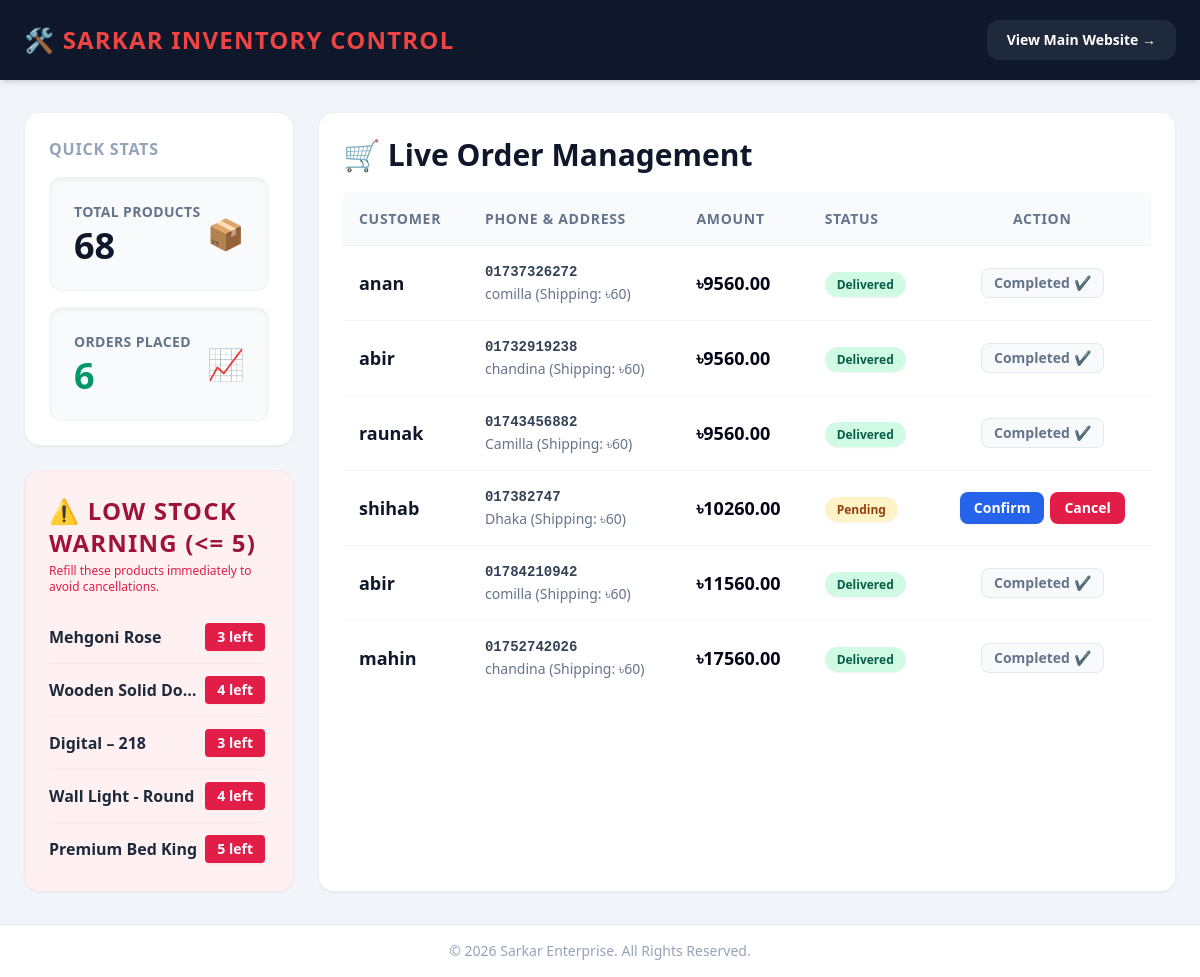
The app's page /seller/dashboard/ (signed in) with its own data.
### shop/models.py (models this page shows, shortened)
class Product(models.Model):
    category = models.ForeignKey(Category, on_delete=models.CASCADE)
    subcategory = models.ForeignKey(SubCategory, on_delete=models.SET_NULL, null=True, blank=True)
    name = models.CharField(max_length=200)
    brand = models.CharField(max_length=100, default='Unknown')
    price = models.DecimalField(max_digits=10, decimal_places=2)
    stock = models.IntegerField(default=0)
    short_description = models.TextField(blank=True, null=True)
    image = models.ImageField(upload_to='products/', blank=True, null=True)

class Order(models.Model):
    STATUS_CHOICES = [
        ('Pending', 'Pending'),
        ('Confirmed', 'Confirmed'),
        ('Delivered', 'Delivered'),
        ('Cancelled', 'Cancelled'), # ক্যানসেল স্ট্যাটাস যুক্ত করা হয়েছে
    ]
    user = models.ForeignKey(User, on_delete=models.SET_NULL, null=True, blank=True)
    name = models.CharField(max_length=150)
    phone = models.CharField(max_length=20)
    location = models.TextField()
    total_amount = models.DecimalField(max_digits=10, decimal_places=2)
    status = models.CharField(max_length=20, choices=STATUS_CHOICES, default='Pending')
    created_at = models.DateTimeField(auto_now_add=True)

### shop/views.py (the view)
# urls.py: path('seller/dashboard/', views.seller_dashboard, name='seller_dashboard'),
@staff_member_required
def seller_dashboard(request):
    products = Product.objects.all()
    orders = Order.objects.all().order_by('-created_at')
    total_orders = orders.count()
    total_products = products.count()
    low_stock_products = Product.objects.filter(stock__lte=5)
    context = {
        'products': products,
        'orders': orders,
        'total_orders': total_orders,
        'total_products': total_products,
        'low_stock_products': low_stock_products,
    }
    return render(request, 'shop/dashboard.html', context)

### shop/templates/shop/dashboard.html (shortened to what this page needs)
<!DOCTYPE html>
<html lang="en">
<head>
    <script src="https://cdn.tailwindcss.com"></script>
</head>
<body class="bg-slate-100 font-sans antialiased min-h-screen flex flex-col">
    <header class="bg-slate-900 text-white shadow-md">
        <div class="w-full px-6 h-20 flex items-center justify-between">
            <h1 class="text-2xl font-black tracking-wider text-red-500">🛠️ SARKAR INVENTORY CONTROL</h1>
            <a href="{% url 'index' %}" class="bg-slate-800 hover:bg-slate-700 px-5 py-2.5 rounded-xl text-sm font-bold transition">
                View Main Website →
            </a>
        </div>
    </header>
    <main class="w-full px-6 py-8 grid grid-cols-1 lg:grid-cols-4 gap-6 flex-grow">
        <div class="lg:col-span-1 space-y-6">
            <div class="bg-white p-6 rounded-2xl shadow-sm border border-slate-200/60">
                <h3 class="text-base font-extrabold text-slate-400 uppercase tracking-wider">Quick Stats</h3>
                <div class="grid grid-cols-1 gap-4 mt-4">
                    <div class="bg-slate-50 p-6 rounded-xl border border-slate-100 shadow-inner flex items-center justify-between">
                        <div>
                            <span class="text-sm font-bold text-slate-500 uppercase tracking-wide block">Total Products</span>
                            <span class="text-4xl font-black text-slate-900 mt-1 block">{{ total_products }}</span>
                        </div>
                        <div class="text-3xl">📦</div>
                    </div>
                    <div class="bg-slate-50 p-6 rounded-xl border border-slate-100 shadow-inner flex items-center justify-between">
                        <div>
                            <span class="text-sm font-bold text-slate-500 uppercase tracking-wide block">Orders Placed</span>
                            <span class="text-4xl font-black text-emerald-600 mt-1 block">{{ total_orders }}</span>
                        </div>
                        <div class="text-3xl">📈</div>
                    </div>
                </div>
            </div>
            <div class="bg-rose-50 border border-rose-100 p-6 rounded-2xl shadow-sm">
                <h3 class="text-2xl font-black text-rose-800 uppercase tracking-wider flex items-center gap-2">
                    ⚠️ Low Stock Warning (<= 5)
                </h3>
                <p class="text-xs text-rose-600 mt-1 font-medium">Refill these products immediately to avoid cancellations.</p>
                <div class="mt-4 divide-y divide-rose-100 max-h-64 overflow-y-auto pr-1">
                    {% for p in low_stock_products %}
                    <div class="py-3 flex justify-between items-center text-base">
                        <span class="font-bold text-slate-800 truncate pr-2">{{ p.name }}</span>
                        <span class="bg-rose-600 text-white font-black px-3 py-1 rounded text-sm shadow-sm flex-shrink-0">{{ p.stock }} left</span>
                    </div>
                    {% empty %}
                    <p class="text-emerald-700 text-sm font-bold mt-2">✔️ All product stocks are healthy!</p>
                    {% endfor %}
                </div>
            </div>
        </div>
        <div class="lg:col-span-3 bg-white p-6 rounded-2xl shadow-sm border border-slate-200/60 flex flex-col justify-between">
            <div>
                <h3 class="text-3xl font-black text-slate-900 mb-5">🛒 Live Order Management</h3>
                <div class="overflow-x-auto">
                    <table class="w-full text-left border-collapse">
                        <thead>
                            <tr class="bg-slate-50 text-slate-500 text-sm font-bold uppercase tracking-wider border-b border-slate-100">
                                <th class="p-4">Customer</th>
                                <th class="p-4">Phone & Address</th>
                                <th class="p-4">Amount</th>
                                <th class="p-4">Status</th>
                                <th class="p-4 text-center">Action</th>
                            </tr>
                        </thead>
                        <tbody class="divide-y divide-slate-100 text-base font-medium text-slate-700">
                            {% for order in orders %}
                            <tr class="hover:bg-slate-50/50 transition">
                                <td class="p-4 font-black text-slate-900 text-lg">{{ order.name }}</td>
                                <td class="p-4">
                                    <span class="block text-sm font-mono font-bold text-slate-700">{{ order.phone }}</span>
                                    <span class="text-sm text-slate-500 block max-w-sm truncate mt-0.5">{{ order.location }}</span>
                                </td>
                                <td class="p-4 font-black text-slate-950 text-lg">৳{{ order.total_amount }}</td>
                                <td class="p-4">
                                    {% if order.status == 'Pending' %}
                                        <span class="bg-amber-100 text-amber-800 text-xs font-extrabold px-3 py-1 rounded-full shadow-sm">Pending</span>
                                    {% elif order.status == 'Confirmed' %}
                                        <span class="bg-blue-100 text-blue-800 text-xs font-extrabold px-3 py-1 rounded-full shadow-sm">Confirmed</span>
                                    {% elif order.status == 'Delivered' %}
                                        <span class="bg-emerald-100 text-emerald-800 text-xs font-extrabold px-3 py-1 rounded-full shadow-sm">Delivered</span>
                                    {% elif order.status == 'Cancelled' %}
                                        <span class="bg-rose-100 text-rose-800 text-xs font-extrabold px-3 py-1 rounded-full shadow-sm">Cancelled</span>
                                    {% endif %}
                                </td>
                                <td class="p-4 text-center">
                                    <div class="flex items-center justify-center gap-1.5">
                                        {% if order.status == 'Pending' %}
                                            <a href="{% url 'update_order_status' order.id 'Confirmed' %}" class="bg-blue-600 hover:bg-blue-700 text-white text-sm font-bold px-3.5 py-1.5 rounded-lg shadow-sm transition inline-block">Confirm</a>
                                            <a href="{% url 'update_order_status' order.id 'Cancelled' %}" class="bg-rose-600 hover:bg-rose-700 text-white text-sm font-bold px-3.5 py-1.5 rounded-lg shadow-sm transition inline-block">Cancel</a>
                                        {% elif order.status == 'Delivered' %}
                                            <span class="text-sm text-slate-500 font-bold bg-slate-50 border border-slate-200 px-3 py-1 rounded-lg">Completed ✔️</span>
                                        {% elif order.status == 'Cancelled' %}
                                            <span class="text-sm text-rose-500 font-bold bg-rose-50 border border-rose-200 px-3 py-1 rounded-lg">Cancelled ❌</span>
                                        {% endif %}
                                    </div>
                                </td>
                            </tr>
                            {% empty %}
                            <tr>
                                <td colspan="5" class="p-12 text-center text-slate-400 font-bold text-lg">No customer orders recorded yet.</td>
                            </tr>
                            {% endfor %}
                        </tbody>
                    </table>
                </div>
            </div>
        </div>
    </main>
    <footer class="bg-white border-t border-slate-200 text-center py-4 text-sm text-slate-400 font-medium mt-auto">
        &copy; 2026 Sarkar Enterprise. All Rights Reserved.
    </footer>
</body>
</html>

### records on screen
Product: name "Mehgoni Rose", stock "3"
Product: name "Wooden Solid Do…", stock "4"
Product: name "Digital – 218", stock "3"
Product: name "Wall Light - Round", stock "4"
Product: name "Premium Bed King", stock "5"
Order: name "anan", phone "01737326272", location "comilla (Shipping: ৳60)", total_amount "9560.00", status "Delivered"
Order: name "abir", phone "01732919238", location "chandina (Shipping: ৳60)", total_amount "9560.00", status "Delivered"
Order: name "raunak", phone "01743456882", location "Camilla (Shipping: ৳60)", total_amount "9560.00", status "Delivered"
Order: name "shihab", phone "017382747", location "Dhaka (Shipping: ৳60)", total_amount "10260.00", status "Pending"
Order: name "abir", phone "01784210942", location "comilla (Shipping: ৳60)", total_amount "11560.00", status "Delivered"
Order: name "mahin", phone "01752742026", location "chandina (Shipping: ৳60)", total_amount "17560.00", status "Delivered"

### other values on screen
{{ total_products }} "68"
{{ total_orders }} "6"
